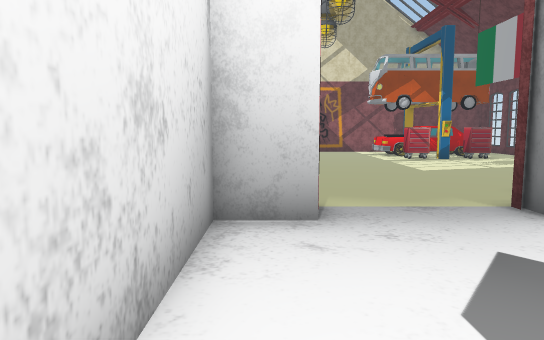
View 1 (above)

21 first-person views from a walk through a Unity game level. The camera is 1.3 m above the floor, tilts 6° down and sees 70° across. The floor is counted in squares, 1 m on a side. Each view is taken from the middle of a square. On the plan, view 1 faces up. The plan holds only what a view shows up to about 16 squares ahead; the rest is blank. The place goes on beyond the plan. The player character is not drawn. Some animated figures are not drawn. Some surface patterns are stand-ins.

View 2
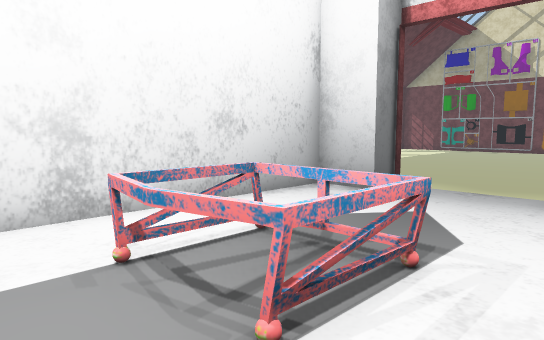

View 3
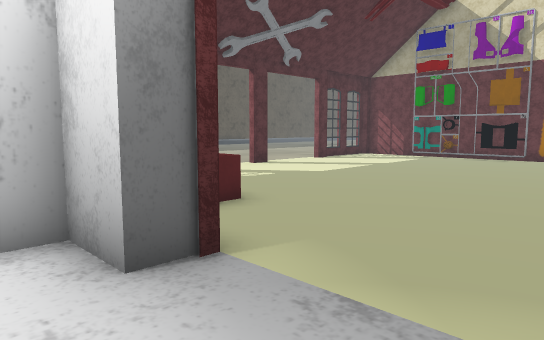

View 4
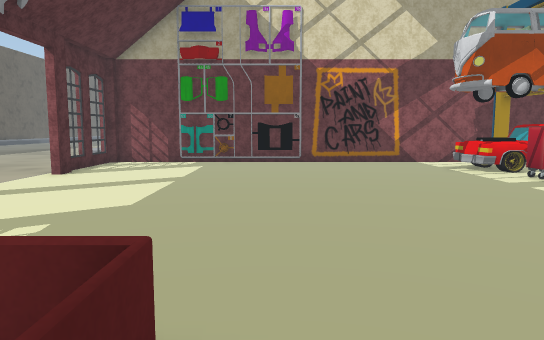

View 5
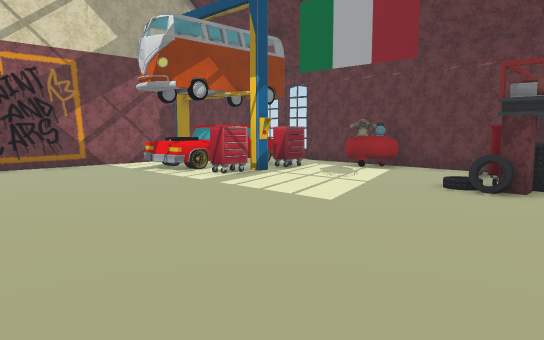

View 6
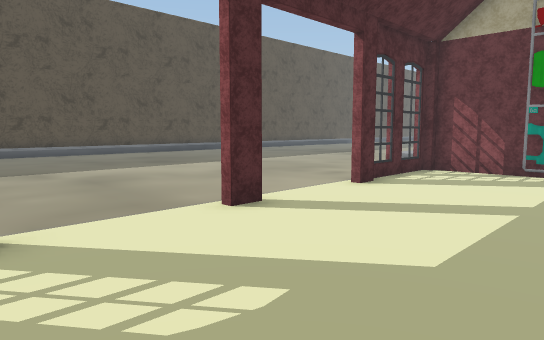

View 7
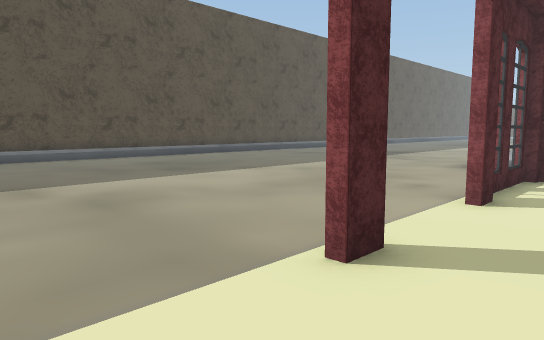

View 8
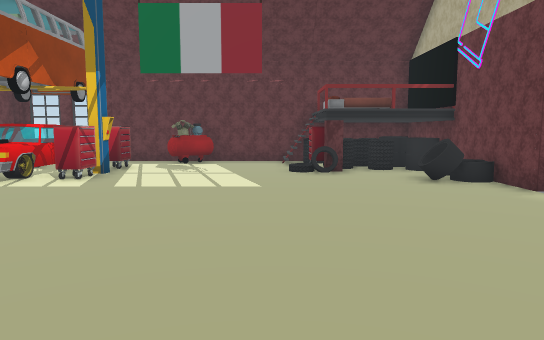

View 9
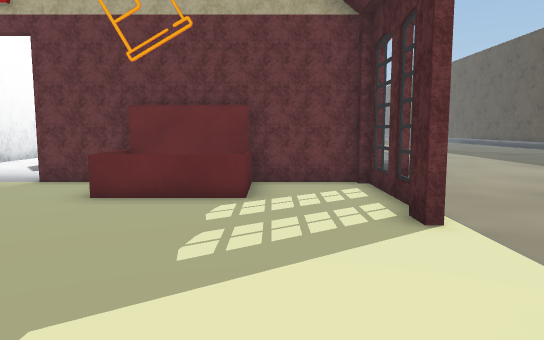

View 10
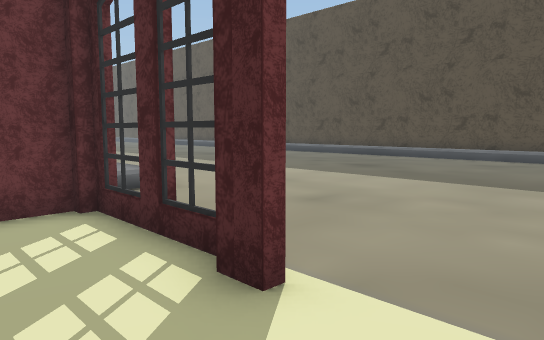

View 11
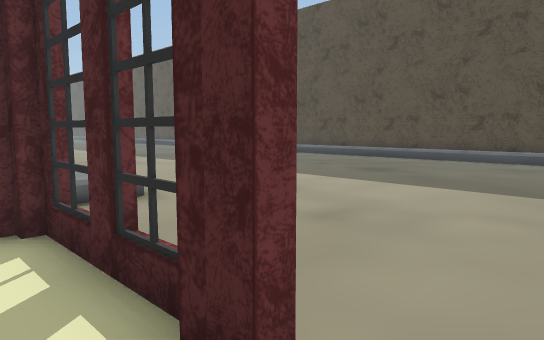

View 12
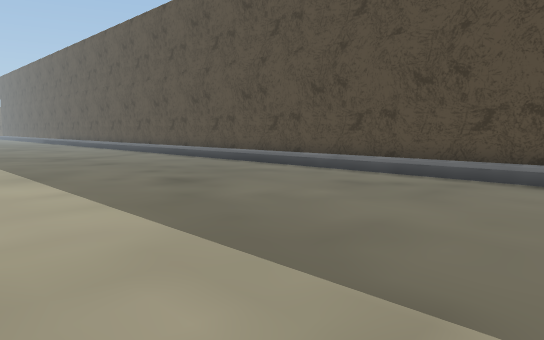

View 13
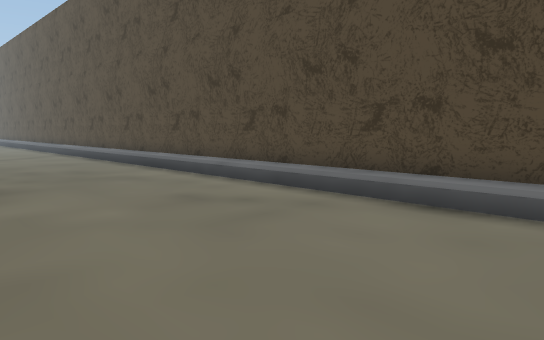

View 14
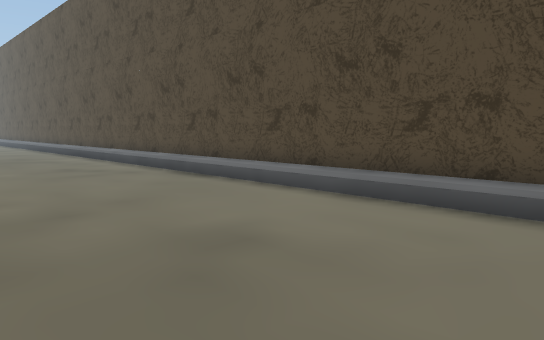

View 15
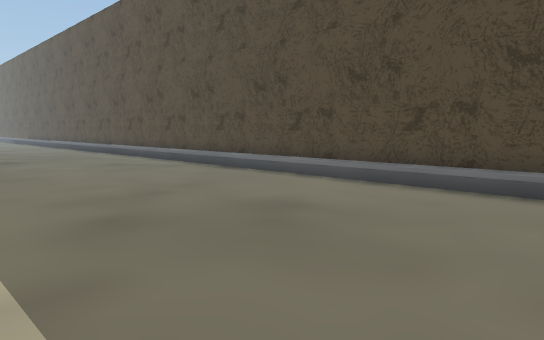

View 16
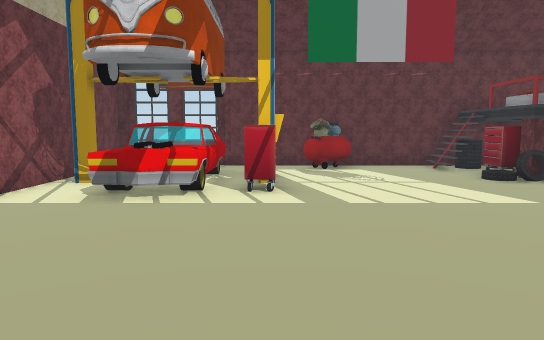

View 17
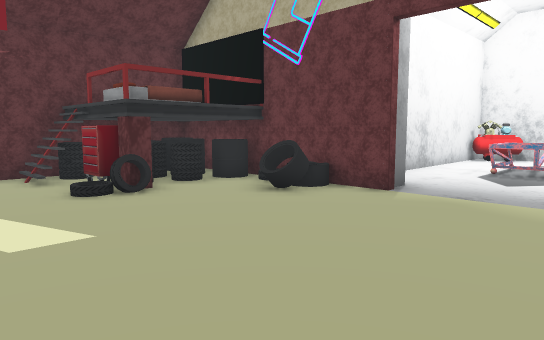

View 18
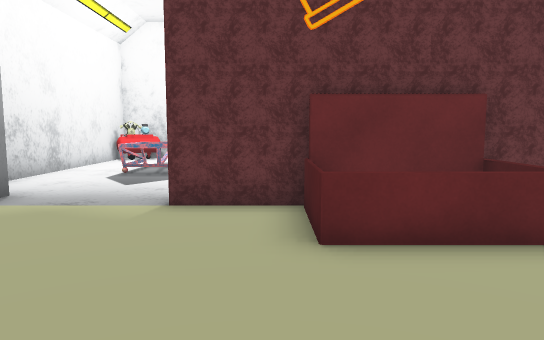

View 19
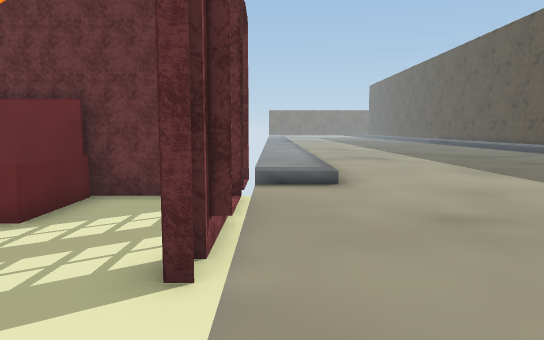

View 20
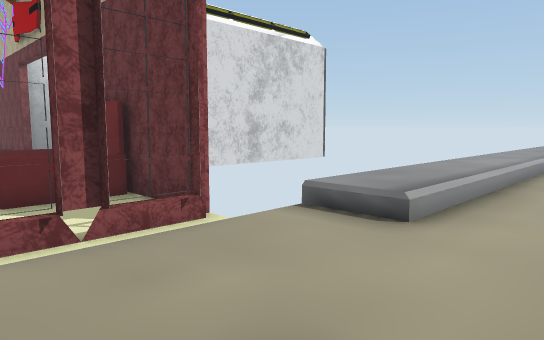

View 21
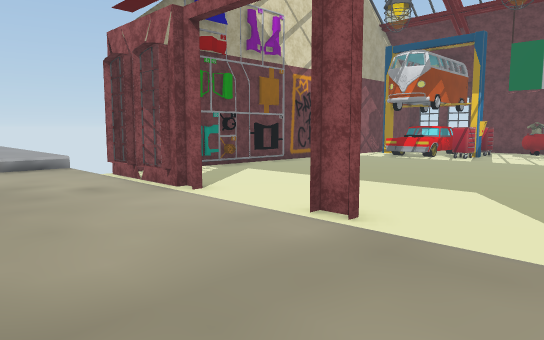

### Floor plan
Key: @ floor where view 1 was taken; # wall or solid block; x gap in a wall; . main floor; : floor 0.5 m higher than the main floor; / step, stairs or slope; = window, fence, low wall or low ledge; ^ raised ledge; v drop or lower ground; T thing the floor can be seen under or through; O other object.
Columns run from 24 left of view 1 to 12 right of it. Each row starts with its distance up from view 1.
 23          .. ..... ###################
 22   ...............#..##..........x   #
 21 #:...............#.............OO   #
 20 #:...............#............OOOOO #
 19 #:...............#............OOOOO.#
 18 #:..................................#
 17 #:............................^^x^..#
 16 #:.................................O#
 15 #:.................................O#
 14 #:..................................#
 13 #:..................................#
 12 #:..................................#
 11 #:..............................Ov#/#
 10 #:...............T..............O/  #
  9 #:...............T..===.........v   #
  8 #:...............T..=.=.......O.=   #
  7 #:...............T..=#=.......O.#   #
  6 #:...............########....####OOO#
  5 #:.............//      #......
  4 #:.............::      #......
  3 #:.............::      #......#
  2 #:.............::      #......#
  1 #:.............::      #.===..#
  0 #:.............::      #@===..#
 -1  :.............::      #...=..#
 -2    ............::      #  ....#

Where each view was taken, in squares from view 1:
view 1: 0 up, 0 right, facing up
view 2: 2 down, 5 right, facing up-left
view 3: 4 up, 4 right, facing up-left
view 4: 7 up, 1 left, facing up
view 5: 8 up, 1 left, facing up-right
view 6: 10 up, 2 left, facing up-left
view 7: 11 up, 5 left, facing up-left
view 8: 12 up, 4 left, facing right
view 9: 16 up, 5 left, facing down
view 10: 13 up, 5 left, facing down-left
view 11: 12 up, 6 left, facing down-left
view 12: 14 up, 12 left, facing down-left
view 13: 15 up, 16 left, facing down-left
view 14: 22 up, 16 left, facing down-left
view 15: 23 up, 14 left, facing down-left
view 16: 17 up, 2 left, facing right
view 17: 14 up, 0 right, facing down-right
view 18: 13 up, 1 left, facing down
view 19: 14 up, 8 left, facing down
view 20: 10 up, 12 left, facing down-right
view 21: 11 up, 12 left, facing up-right
